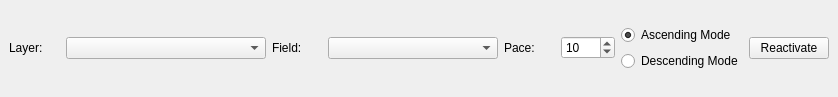
<?xml version="1.0" encoding="UTF-8"?>
<ui version="4.0">
 <class>DockWidget</class>
 <widget class="QDockWidget" name="DockWidget">
  <property name="geometry">
   <rect>
    <x>0</x>
    <y>0</y>
    <width>838</width>
    <height>97</height>
   </rect>
  </property>
  <property name="windowTitle">
   <string>DSGTools: Assign Contour Values Tool</string>
  </property>
  <widget class="QWidget" name="dockWidgetContents">
   <layout class="QGridLayout" name="gridLayout">
    <item row="0" column="6">
     <layout class="QVBoxLayout" name="verticalLayout">
      <item>
       <widget class="QRadioButton" name="ascendingRadioButton">
        <property name="toolTip">
         <string>After digitizing, the feature is set with the attributes configured in the selected button</string>
        </property>
        <property name="text">
         <string>Ascending Mode</string>
        </property>
        <property name="checked">
         <bool>true</bool>
        </property>
       </widget>
      </item>
      <item>
       <widget class="QRadioButton" name="descendingRadioButton">
        <property name="toolTip">
         <string>After selecting one button, the selected features are removed from its original layers, pasted into the button layer and its attributes are set according to the button settings</string>
        </property>
        <property name="text">
         <string>Descending Mode</string>
        </property>
       </widget>
      </item>
     </layout>
    </item>
    <item row="0" column="4">
     <widget class="QLabel" name="label_3">
      <property name="text">
       <string>Pace:</string>
      </property>
     </widget>
    </item>
    <item row="0" column="5">
     <widget class="QSpinBox" name="spinBox">
      <property name="minimum">
       <number>0</number>
      </property>
      <property name="maximum">
       <number>1000</number>
      </property>
      <property name="value">
       <number>10</number>
      </property>
     </widget>
    </item>
    <item row="0" column="2">
     <widget class="QLabel" name="label_2">
      <property name="text">
       <string>Field:</string>
      </property>
     </widget>
    </item>
    <item row="0" column="3">
     <widget class="QComboBox" name="attributeCombo">
      <property name="sizePolicy">
       <sizepolicy hsizetype="Minimum" vsizetype="Fixed">
        <horstretch>0</horstretch>
        <verstretch>0</verstretch>
       </sizepolicy>
      </property>
      <property name="minimumSize">
       <size>
        <width>170</width>
        <height>0</height>
       </size>
      </property>
     </widget>
    </item>
    <item row="0" column="1">
     <widget class="QComboBox" name="layerCombo">
      <property name="sizePolicy">
       <sizepolicy hsizetype="Minimum" vsizetype="Fixed">
        <horstretch>0</horstretch>
        <verstretch>0</verstretch>
       </sizepolicy>
      </property>
      <property name="minimumSize">
       <size>
        <width>200</width>
        <height>0</height>
       </size>
      </property>
     </widget>
    </item>
    <item row="0" column="0">
     <widget class="QLabel" name="label">
      <property name="text">
       <string>Layer:</string>
      </property>
     </widget>
    </item>
    <item row="0" column="7">
     <widget class="QPushButton" name="reactivatePushButton">
      <property name="text">
       <string>Reactivate</string>
      </property>
     </widget>
    </item>
   </layout>
  </widget>
 </widget>
 <resources/>
 <connections/>
</ui>
